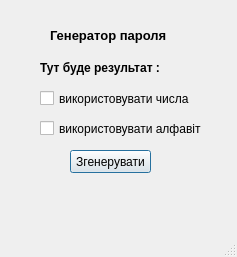
<?xml version="1.0" encoding="UTF-8"?>
<ui version="4.0">
 <class>MainWindow</class>
 <widget class="QMainWindow" name="MainWindow">
  <property name="geometry">
   <rect>
    <x>0</x>
    <y>0</y>
    <width>237</width>
    <height>257</height>
   </rect>
  </property>
  <property name="windowTitle">
   <string>MainWindow</string>
  </property>
  <widget class="QWidget" name="centralwidget">
   <widget class="QLabel" name="label">
    <property name="geometry">
     <rect>
      <x>50</x>
      <y>10</y>
      <width>131</width>
      <height>51</height>
     </rect>
    </property>
    <property name="font">
     <font>
      <pointsize>10</pointsize>
      <weight>75</weight>
      <bold>true</bold>
     </font>
    </property>
    <property name="text">
     <string>Генератор пароля</string>
    </property>
   </widget>
   <widget class="QLabel" name="label_2">
    <property name="geometry">
     <rect>
      <x>40</x>
      <y>60</y>
      <width>131</width>
      <height>16</height>
     </rect>
    </property>
    <property name="font">
     <font>
      <weight>75</weight>
      <bold>true</bold>
     </font>
    </property>
    <property name="text">
     <string>Тут буде результат :</string>
    </property>
   </widget>
   <widget class="QCheckBox" name="checkBox">
    <property name="geometry">
     <rect>
      <x>40</x>
      <y>90</y>
      <width>161</width>
      <height>17</height>
     </rect>
    </property>
    <property name="text">
     <string>використовувати числа</string>
    </property>
   </widget>
   <widget class="QCheckBox" name="checkBox_2">
    <property name="geometry">
     <rect>
      <x>40</x>
      <y>120</y>
      <width>171</width>
      <height>17</height>
     </rect>
    </property>
    <property name="text">
     <string>використовувати алфавіт</string>
    </property>
   </widget>
   <widget class="QPushButton" name="pushButton">
    <property name="geometry">
     <rect>
      <x>70</x>
      <y>150</y>
      <width>81</width>
      <height>23</height>
     </rect>
    </property>
    <property name="text">
     <string>Згенерувати</string>
    </property>
    <property name="autoDefault">
     <bool>false</bool>
    </property>
    <property name="default">
     <bool>true</bool>
    </property>
   </widget>
  </widget>
  <widget class="QMenuBar" name="menubar">
   <property name="geometry">
    <rect>
     <x>0</x>
     <y>0</y>
     <width>237</width>
     <height>21</height>
    </rect>
   </property>
  </widget>
  <widget class="QStatusBar" name="statusbar"/>
 </widget>
 <resources/>
 <connections/>
</ui>
